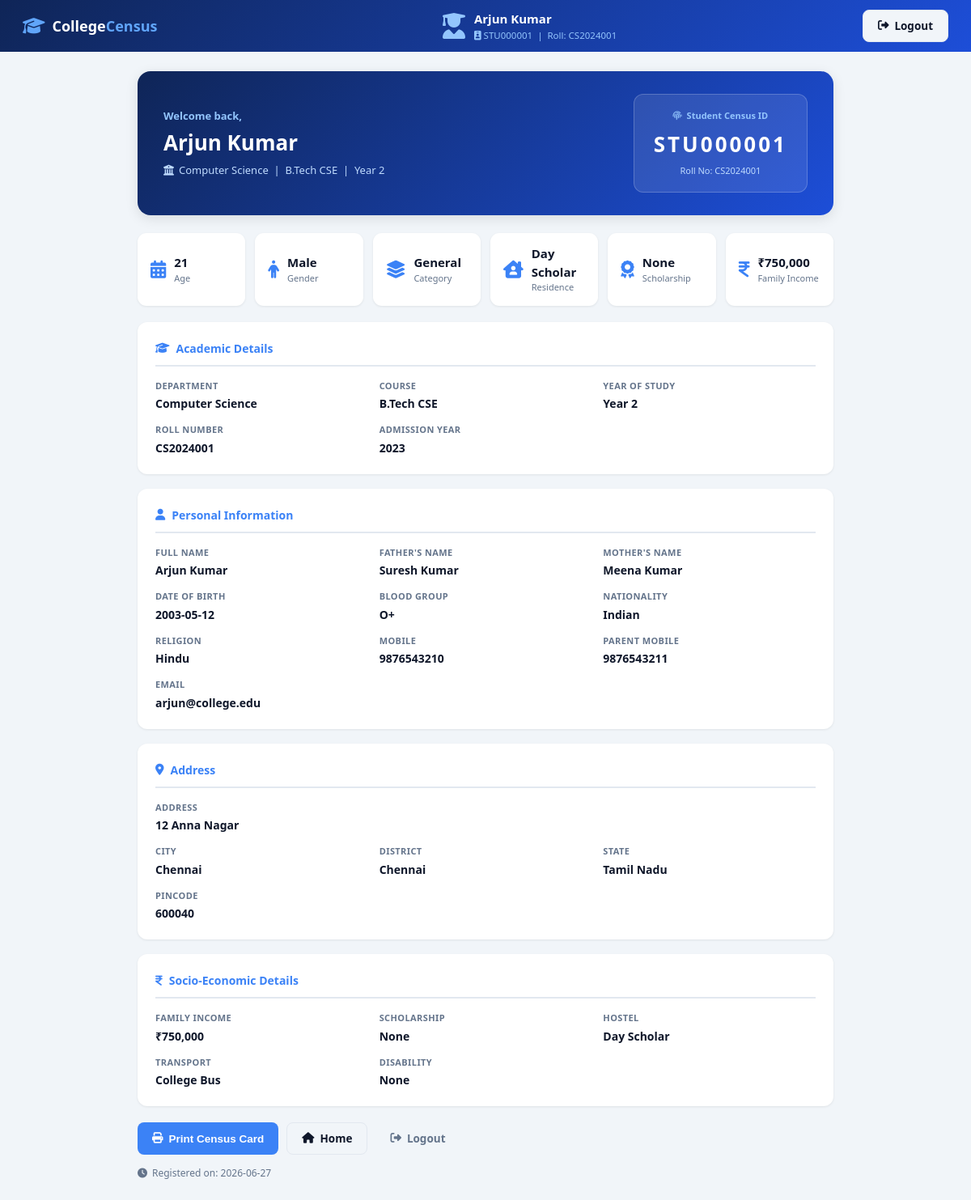
Page /student/portal (signed in) on the committed database.
### tables this page shows
CREATE TABLE student (
            student_id     INTEGER PRIMARY KEY AUTOINCREMENT,
            census_id      TEXT NOT NULL UNIQUE,
            full_name      TEXT NOT NULL,
            father_name    TEXT NOT NULL,
            mother_name    TEXT NOT NULL,
            dob            TEXT NOT NULL,
            age            INTEGER NOT NULL,
            gender         TEXT NOT NULL,
            blood_group    TEXT,
            address        TEXT NOT NULL,
            city           TEXT NOT NULL,
            district       TEXT NOT NULL,
            state          TEXT NOT NULL,
            pincode        TEXT NOT NULL,
            mobile         TEXT NOT NULL,
            parent_mobile  TEXT NOT NULL,
            email          TEXT,
            department     TEXT NOT NULL,
            course         TEXT NOT NULL,
            year_of_study  INTEGER NOT NULL,
            roll_number    TEXT NOT NULL UNIQUE,
            admission_year INTEGER NOT NULL,
            category       TEXT NOT NULL,
            religion       TEXT,
            nationality    TEXT DEFAULT 'Indian',
            family_income  REAL NOT NULL,
            scholarship    TEXT DEFAULT 'None',
            hostel         TEXT DEFAULT 'Day Scholar',
            transport      TEXT DEFAULT 'Own',
            disability     TEXT DEFAULT 'None',
            s_username     TEXT UNIQUE,
            s_password     TEXT,
            created_at     TEXT DEFAULT CURRENT_TIMESTAMP
        );

### app.py (the view)
@app.route('/student/portal')
@student_required
def student_portal():
    conn = get_db()
    s = conn.execute('SELECT * FROM student WHERE student_id=?',(session['student_id'],)).fetchone()
    conn.close()
    return render_template('student_portal.html', student=s)

### app.py (called while the page is built)
def get_db():
    conn = sqlite3.connect(DB_PATH)
    conn.row_factory = sqlite3.Row
    return conn

def student_required(f):
    @wraps(f)
    def d(*a, **kw):
        if 'student_id' not in session:
            flash('Student login required.', 'warning')
            return redirect(url_for('student_login'))
        return f(*a, **kw)
    return d

### templates/student_portal.html (shortened to what this page needs)
<!DOCTYPE html>
<html lang="en">
<head><meta charset="UTF-8"/><meta name="viewport" content="width=device-width,initial-scale=1.0"/>
<link rel="stylesheet" href="{{ url_for('static', filename='css/style.css') }}"/>
<link rel="stylesheet" href="https://cdnjs.cloudflare.com/ajax/libs/font-awesome/6.5.0/css/all.min.css"/>
</head>
<body class="auth-body portal-body">
<nav class="portal-nav">
  <div class="nav-brand"><i class="fa-solid fa-graduation-cap"></i><span>College<strong>Census</strong></span></div>
  <div class="portal-user-info">
    <div class="portal-avatar"><i class="fa-solid fa-user-graduate"></i></div>
    <div><div class="portal-name">{{ student.full_name }}</div><div class="portal-id-badge"><i class="fa-solid fa-id-badge"></i> {{ student.census_id }} &nbsp;|&nbsp; Roll: {{ student.roll_number }}</div></div>
  </div>
  <a href="{{ url_for('student_logout') }}" class="btn btn-secondary portal-logout"><i class="fa-solid fa-right-from-bracket"></i> Logout</a>
</nav>
<div class="portal-wrap">
  <div class="portal-banner">
    <div class="pb-left">
      <div class="pb-greeting">Welcome back,</div>
      <div class="pb-name">{{ student.full_name }}</div>
      <div class="pb-sub"><i class="fa-solid fa-building-columns"></i> {{ student.department }} &nbsp;|&nbsp; {{ student.course }} &nbsp;|&nbsp; Year {{ student.year_of_study }}</div>
    </div>
    <div class="pb-right">
      <div class="pb-cid-box">
        <div class="pb-cid-label"><i class="fa-solid fa-fingerprint"></i> Student Census ID</div>
        <div class="pb-cid">{{ student.census_id }}</div>
        <div class="pb-cid-note">Roll No: {{ student.roll_number }}</div>
      </div>
    </div>
  </div>
  <div class="portal-stats">
    <div class="ps-card"><i class="fa-solid fa-calendar-days"></i><div><span class="ps-val">{{ student.age }}</span><span class="ps-lbl">Age</span></div></div>
    <div class="ps-card"><i class="fa-solid fa-{% if student.gender=='Male' %}person{% elif student.gender=='Female' %}person-dress{% else %}genderless{% endif %}"></i><div><span class="ps-val">{{ student.gender }}</span><span class="ps-lbl">Gender</span></div></div>
    <div class="ps-card"><i class="fa-solid fa-layer-group"></i><div><span class="ps-val">{{ student.category }}</span><span class="ps-lbl">Category</span></div></div>
    <div class="ps-card"><i class="fa-solid fa-house-chimney-user"></i><div><span class="ps-val">{{ student.hostel }}</span><span class="ps-lbl">Residence</span></div></div>
    <div class="ps-card"><i class="fa-solid fa-award"></i><div><span class="ps-val">{{ student.scholarship }}</span><span class="ps-lbl">Scholarship</span></div></div>
    <div class="ps-card"><i class="fa-solid fa-indian-rupee-sign"></i><div><span class="ps-val">₹{{ "{:,.0f}".format(student.family_income) }}</span><span class="ps-lbl">Family Income</span></div></div>
  </div>
  <div class="portal-sections">
    <div class="ps-section">
      <div class="pss-header"><i class="fa-solid fa-graduation-cap"></i> Academic Details</div>
      <div class="pss-grid">
        <div class="pss-row"><span class="pss-label">Department</span><span class="pss-val">{{ student.department }}</span></div>
        <div class="pss-row"><span class="pss-label">Course</span><span class="pss-val">{{ student.course }}</span></div>
        <div class="pss-row"><span class="pss-label">Year of Study</span><span class="pss-val">Year {{ student.year_of_study }}</span></div>
        <div class="pss-row"><span class="pss-label">Roll Number</span><span class="pss-val">{{ student.roll_number }}</span></div>
        <div class="pss-row"><span class="pss-label">Admission Year</span><span class="pss-val">{{ student.admission_year }}</span></div>
      </div>
    </div>
    <div class="ps-section">
      <div class="pss-header"><i class="fa-solid fa-user"></i> Personal Information</div>
      <div class="pss-grid">
        <div class="pss-row"><span class="pss-label">Full Name</span><span class="pss-val">{{ student.full_name }}</span></div>
        <div class="pss-row"><span class="pss-label">Father's Name</span><span class="pss-val">{{ student.father_name }}</span></div>
        <div class="pss-row"><span class="pss-label">Mother's Name</span><span class="pss-val">{{ student.mother_name }}</span></div>
        <div class="pss-row"><span class="pss-label">Date of Birth</span><span class="pss-val">{{ student.dob }}</span></div>
        <div class="pss-row"><span class="pss-label">Blood Group</span><span class="pss-val">{{ student.blood_group or '—' }}</span></div>
        <div class="pss-row"><span class="pss-label">Nationality</span><span class="pss-val">{{ student.nationality }}</span></div>
        <div class="pss-row"><span class="pss-label">Religion</span><span class="pss-val">{{ student.religion or '—' }}</span></div>
        <div class="pss-row"><span class="pss-label">Mobile</span><span class="pss-val">{{ student.mobile }}</span></div>
        <div class="pss-row"><span class="pss-label">Parent Mobile</span><span class="pss-val">{{ student.parent_mobile }}</span></div>
        <div class="pss-row"><span class="pss-label">Email</span><span class="pss-val">{{ student.email or '—' }}</span></div>
      </div>
    </div>
    <div class="ps-section">
      <div class="pss-header"><i class="fa-solid fa-location-dot"></i> Address</div>
      <div class="pss-grid">
        <div class="pss-row fg-full"><span class="pss-label">Address</span><span class="pss-val">{{ student.address }}</span></div>
        <div class="pss-row"><span class="pss-label">City</span><span class="pss-val">{{ student.city }}</span></div>
        <div class="pss-row"><span class="pss-label">District</span><span class="pss-val">{{ student.district }}</span></div>
        <div class="pss-row"><span class="pss-label">State</span><span class="pss-val">{{ student.state }}</span></div>
        <div class="pss-row"><span class="pss-label">Pincode</span><span class="pss-val">{{ student.pincode }}</span></div>
      </div>
    </div>
    <div class="ps-section">
      <div class="pss-header"><i class="fa-solid fa-indian-rupee-sign"></i> Socio-Economic Details</div>
      <div class="pss-grid">
        <div class="pss-row"><span class="pss-label">Family Income</span><span class="pss-val">₹{{ "{:,.0f}".format(student.family_income) }}</span></div>
        <div class="pss-row"><span class="pss-label">Scholarship</span><span class="pss-val">{{ student.scholarship }}</span></div>
        <div class="pss-row"><span class="pss-label">Hostel</span><span class="pss-val">{{ student.hostel }}</span></div>
        <div class="pss-row"><span class="pss-label">Transport</span><span class="pss-val">{{ student.transport }}</span></div>
        <div class="pss-row"><span class="pss-label">Disability</span><span class="pss-val">{{ student.disability }}</span></div>
      </div>
    </div>
  </div>
  <div class="portal-actions">
    <button class="btn btn-primary" onclick="window.print()"><i class="fa-solid fa-print"></i> Print Census Card</button>
    <a href="{{ url_for('index') }}" class="btn btn-secondary"><i class="fa-solid fa-house"></i> Home</a>
    <a href="{{ url_for('student_logout') }}" class="btn btn-ghost"><i class="fa-solid fa-right-from-bracket"></i> Logout</a>
  </div>
  <div class="portal-registered-on"><i class="fa-solid fa-clock"></i> Registered on: {{ student.created_at[:10] if student.created_at else 'N/A' }}</div>
</div>
</body></html>

### rows in the picture
student: full_name "Arjun Kumar", census_id "STU000001", roll_number "CS2024001", department "Computer Science", course "B.Tech CSE", year_of_study "2", age "21", gender "Male", category "General", hostel "Day Scholar", scholarship "None", family_income "750,000", admission_year "2023", father_name "Suresh Kumar", mother_name "Meena Kumar", dob "2003-05-12", blood_group "O+", nationality "Indian", religion "Hindu", mobile "9876543210", parent_mobile "9876543211", email "arjun@college.edu", address "12 Anna Nagar", city "Chennai", district "Chennai", state "Tamil Nadu", pincode "600040", transport "College Bus", disability "None", created_at "2026-06-27"
